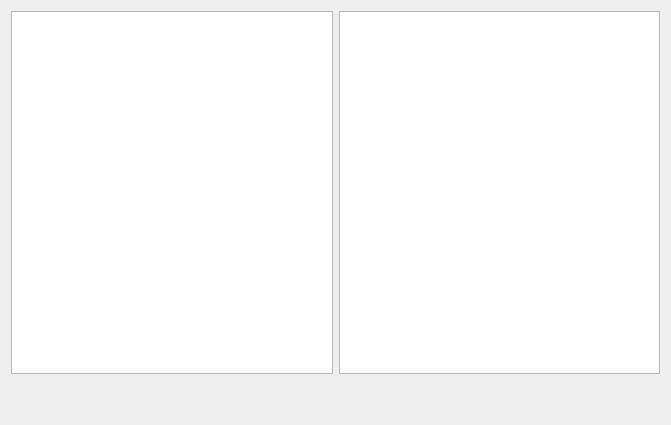
<?xml version="1.0" encoding="UTF-8"?>
<ui version="4.0">
 <class>StocksModelsWidget</class>
 <widget class="QWidget" name="StocksModelsWidget">
  <property name="geometry">
   <rect>
    <x>0</x>
    <y>0</y>
    <width>671</width>
    <height>425</height>
   </rect>
  </property>
  <property name="windowTitle">
   <string>Form</string>
  </property>
  <layout class="QVBoxLayout" name="verticalLayout">
   <item>
    <layout class="QHBoxLayout" name="horizontalLayout">
     <item>
      <widget class="QTableView" name="stocksTableView"/>
     </item>
     <item>
      <widget class="QTableView" name="stocksLimitsTableView"/>
     </item>
    </layout>
   </item>
   <item>
    <widget class="QLabel" name="timeLabel">
     <property name="text">
      <string/>
     </property>
    </widget>
   </item>
   <item>
    <widget class="QLabel" name="sourceLinkLabel">
     <property name="text">
      <string/>
     </property>
    </widget>
   </item>
  </layout>
 </widget>
 <resources/>
 <connections/>
</ui>
